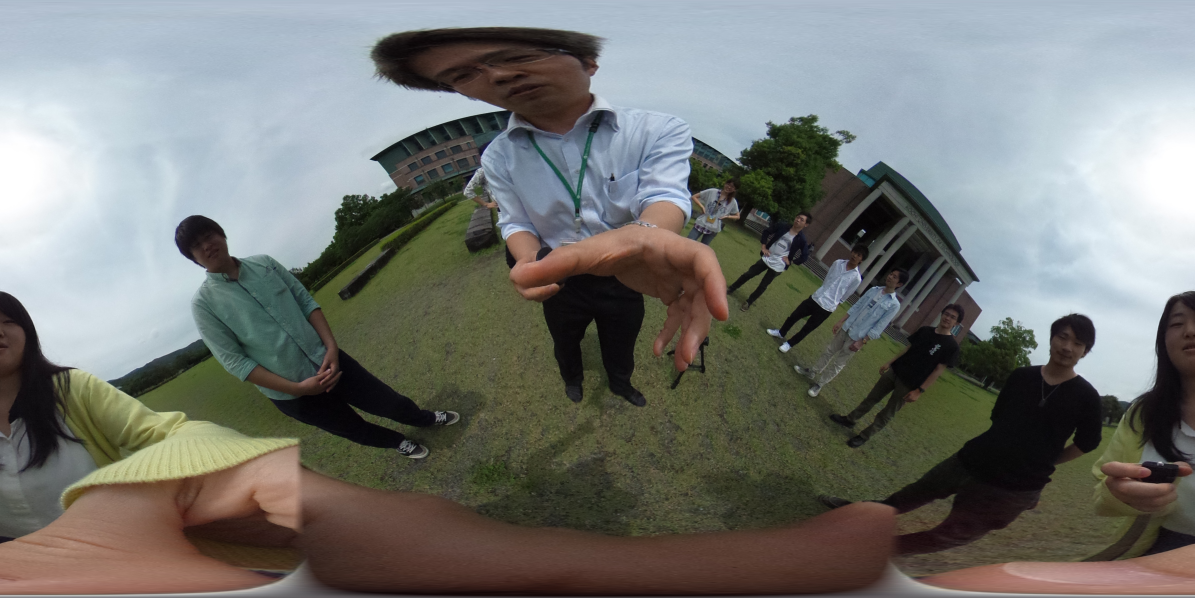
#> input picture image/theta04.JPG, 3584 x 1792 px, found by its file name (shown at 1/3 size)
$ python sample03.py
#> lines starting #> are read from the running program, lines starting #| are printed output that depends on the picture
# -*- coding: utf-8 -*-
# 画像からカスケード分類器を用いて顔認識を行うサンプル

import cv2

# サンプル顔認識特徴量ファイル
cascade_path = "haarcascades/haarcascade_fullbody.xml"
image_path = "theta04.jpg"

# 画像の読み込み
image = cv2.imread(image_path)
#> image is the input picture: shape (1792, 3584, 3); mean B, G, R 114.8, 118.7, 117

# HoG特徴量の計算
hog = cv2.HOGDescriptor()

# SVMによる人検出
hog.setSVMDetector(cv2.HOGDescriptor_getDefaultPeopleDetector())
hogParams = {'winStride': (8, 8), 'padding': (32, 32), 'scale': 1.05}

# 人を検出した座標
human, r = hog.detectMultiScale(image, **hogParams)
#> human = [[11, 1234, 111, 222]]; r = [0.416]
# 長方形で人を囲う
for (x, y, w, h) in human:
    cv2.rectangle(image, (x, y),(x+w, y+h),(255,255,255), 3)
#> this loop made 1 pass

height = image.shape[0]
#> height = 1792
width = image.shape[1]
#> width = 3584
half_size = cv2.resize(image,(int(width/4),int(height/4)))
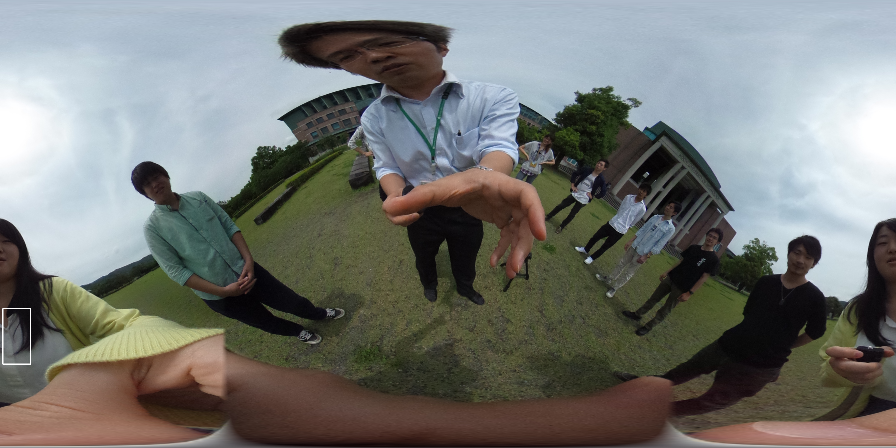
#> half_size: shape (448, 896, 3); mean B, G, R 115, 118.9, 117.2

# 認識結果の表示
cv2.imshow("detected.jpg", half_size)
cv2.imwrite("sample00.jpg", half_size)

# 何かキーが押されたら終了
while(1):
  if cv2.waitKey(10) > 0:
#> (key Esc is pressed here)
    break

$ run again, with image/theta01.JPG copied over image/theta04.JPG
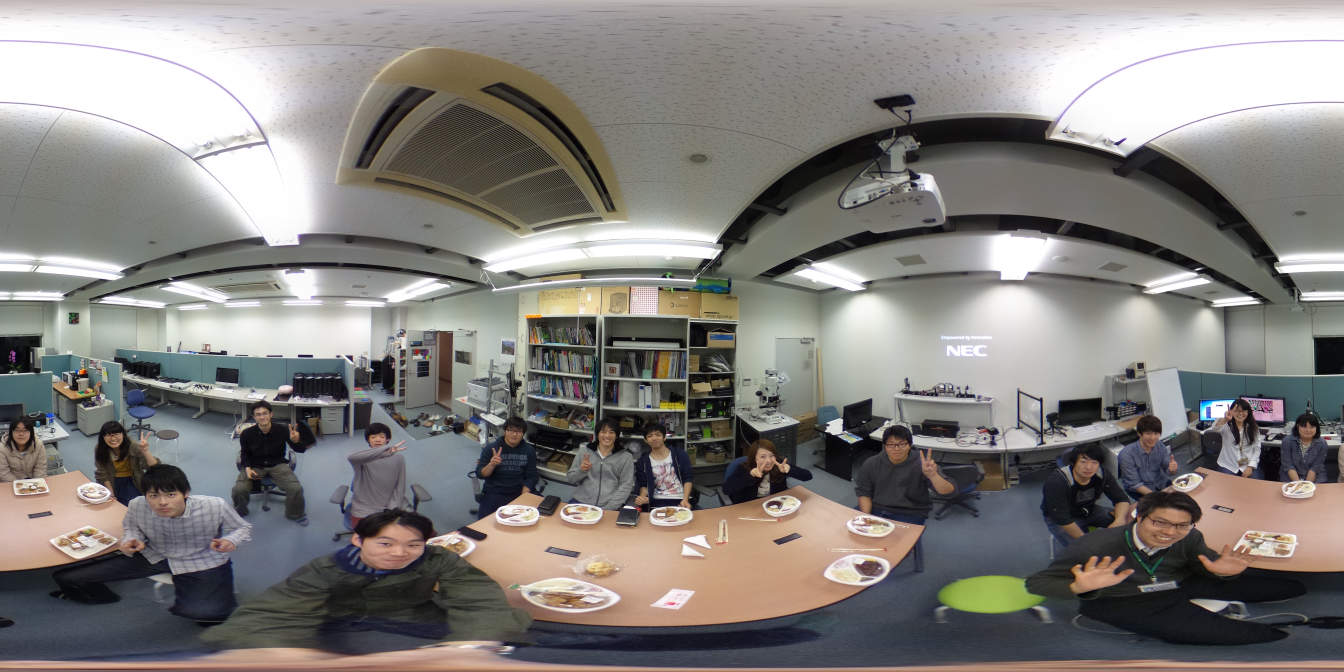
#> input picture image/theta01.JPG, 5376 x 2688 px, found by its file name (shown at 1/4 size)
#> image is the input picture: shape (2688, 5376, 3); mean B, G, R 125.5, 129, 132.1
#> human = [[2498, 1397, 66, 133], [5208, 1843, 85, 170], [2102, 1234, 84, 168], [4842, 1630, 142, 283], [4896, 1550, 141, 282], [1059, 503, 151, 302], [2803, 1899, 162, 324], [5063, 1655, 194, 388]]; r = [0.773, 0.53, 0.694, 0.44, 0.869, 0.727, 0.87, 0.542]
#> the loop `for (x, y, w, h) in human:` made 8 passes
#> `half_size = cv2.resize(image,(int(width/4),int(height/4)))`:
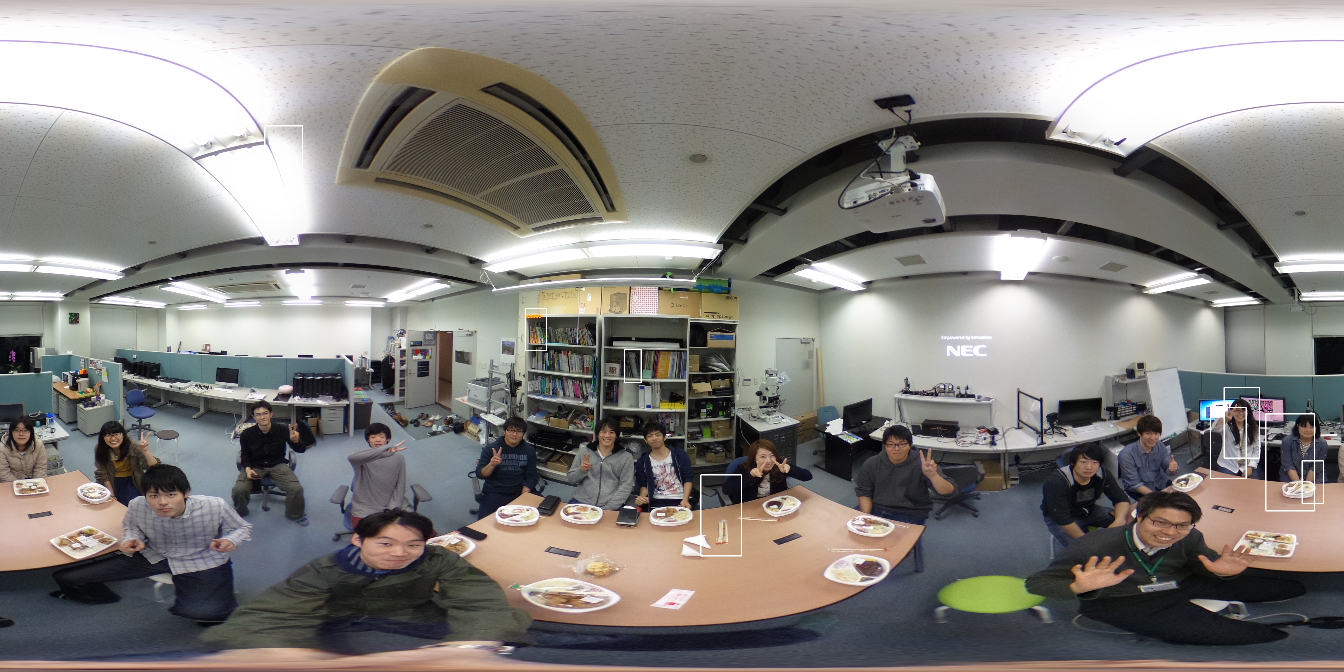
#> half_size: shape (672, 1344, 3); mean B, G, R 125.9, 129.3, 132.4

$ run again, with image/theta02.JPG copied over image/theta04.JPG
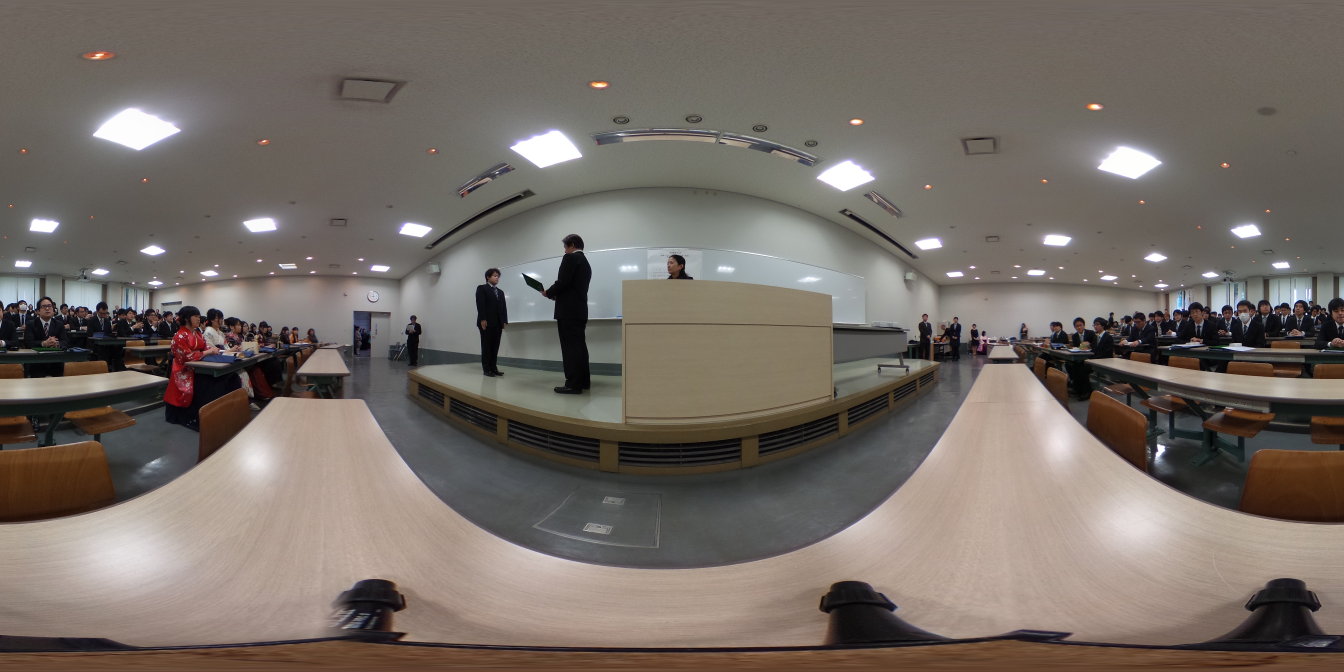
#> input picture image/theta02.JPG, 5376 x 2688 px, found by its file name (shown at 1/4 size)
#> image is the input picture: shape (2688, 5376, 3); mean B, G, R 101.7, 108.5, 117.2
#> human = 14 rows, first 6: [0, 1180, 38, 149], [485, 1210, 71, 142], [52, 1176, 79, 157], [1148, 1252, 72, 145], [4868, 1187, 89, 177], [3855, 1275, 87, 174]; r = [1.61, 0.95, 1.15, 0.126, 0.567, 1.78, 0.297, 1.46, 2.17, 2.14, 0.797, 1.11, 3.48, 1.51]
#> the loop `for (x, y, w, h) in human:` made 14 passes
#> `half_size = cv2.resize(image,(int(width/4),int(height/4)))`:
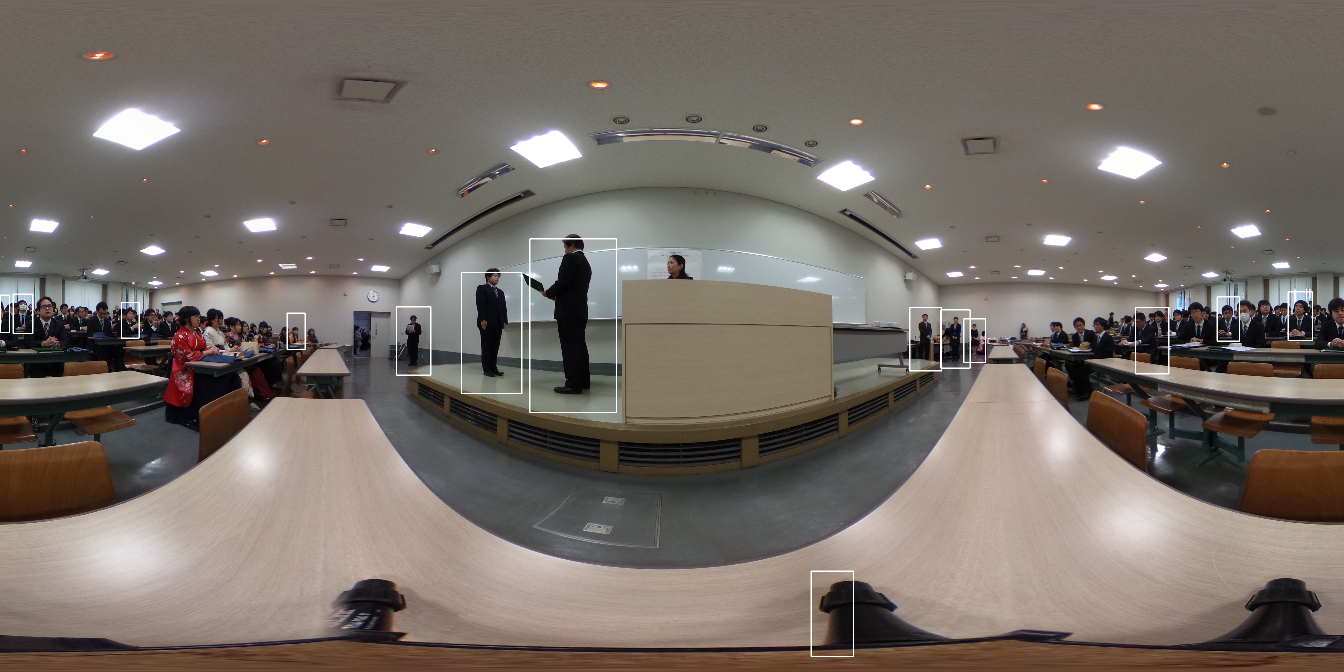
#> half_size: shape (672, 1344, 3); mean B, G, R 102.3, 109.1, 117.8
